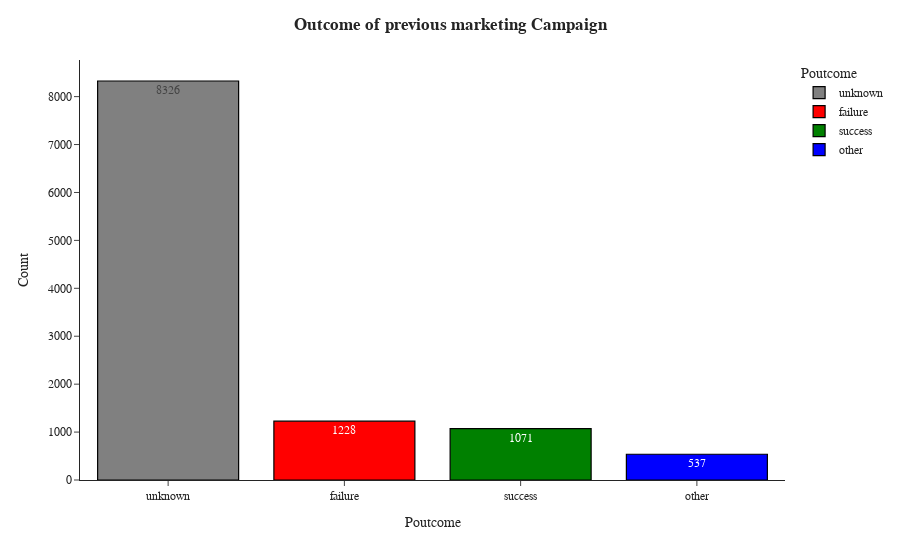

Here is the notebook cell this chart was saved with:
### Markdown cell above
Insight📊:

- Most of the clients in the bank are contacted in the months of May, Jun, Jul and in Aug last year.
- very few of the clients are contacted in the months of Sep, Mar and in Dec

### Code cell
fig=px.bar(df.poutcome.value_counts().reset_index().rename(columns={'index':'Poutcome','poutcome':'Count'}),x='Poutcome',y='Count',color='Poutcome',text='Count',color_discrete_sequence=['grey','red','green','blue'],template='simple_white')
fig.update_traces(marker=dict(line=dict(color='#000000', width=1.2)))
fig.update_layout(title_x=0.5,title_text='<b>Outcome of previous marketing Campaign',font_family="Times New Roman",title_font_family="Times New Roman")
fig.show()

### Figure 1 — Plotly figure (JSON) as saved in the notebook; plotly's stock layout.template omitted (floating-point values rounded to 4 significant figures)
{"data": [{"alignmentgroup": "True", "hovertemplate": "Poutcome=%{x}<br>Count=%{text}<extra></extra>", "legendgroup": "unknown", "marker": {"color": "grey", "line": {"color": "#000000", "width": 1.2}, "pattern": {"shape": ""}}, "name": "unknown", "offsetgroup": "unknown", "orientation": "v", "showlegend": true, "text": [8326], "textposition": "auto", "type": "bar", "x": ["unknown"], "xaxis": "x", "y": [8326], "yaxis": "y"}, {"alignmentgroup": "True", "hovertemplate": "Poutcome=%{x}<br>Count=%{text}<extra></extra>", "legendgroup": "failure", "marker": {"color": "red", "line": {"color": "#000000", "width": 1.2}, "pattern": {"shape": ""}}, "name": "failure", "offsetgroup": "failure", "orientation": "v", "showlegend": true, "text": [1228], "textposition": "auto", "type": "bar", "x": ["failure"], "xaxis": "x", "y": [1228], "yaxis": "y"}, {"alignmentgroup": "True", "hovertemplate": "Poutcome=%{x}<br>Count=%{text}<extra></extra>", "legendgroup": "success", "marker": {"color": "green", "line": {"color": "#000000", "width": 1.2}, "pattern": {"shape": ""}}, "name": "success", "offsetgroup": "success", "orientation": "v", "showlegend": true, "text": [1071], "textposition": "auto", "type": "bar", "x": ["success"], "xaxis": "x", "y": [1071], "yaxis": "y"}, {"alignmentgroup": "True", "hovertemplate": "Poutcome=%{x}<br>Count=%{text}<extra></extra>", "legendgroup": "other", "marker": {"color": "blue", "line": {"color": "#000000", "width": 1.2}, "pattern": {"shape": ""}}, "name": "other", "offsetgroup": "other", "orientation": "v", "showlegend": true, "text": [537], "textposition": "auto", "type": "bar", "x": ["other"], "xaxis": "x", "y": [537], "yaxis": "y"}], "layout": {"barmode": "relative", "font": {"family": "Times New Roman"}, "legend": {"title": {"text": "Poutcome"}, "tracegroupgap": 0}, "margin": {"t": 60}, "title": {"font": {"family": "Times New Roman"}, "text": "<b>Outcome of previous marketing Campaign", "x": 0.5}, "xaxis": {"anchor": "y", "categoryarray": ["unknown", "failure", "success", "other"], "categoryorder": "array", "domain": [0, 1], "title": {"text": "Poutcome"}}, "yaxis": {"anchor": "x", "domain": [0, 1], "title": {"text": "Count"}}}}
